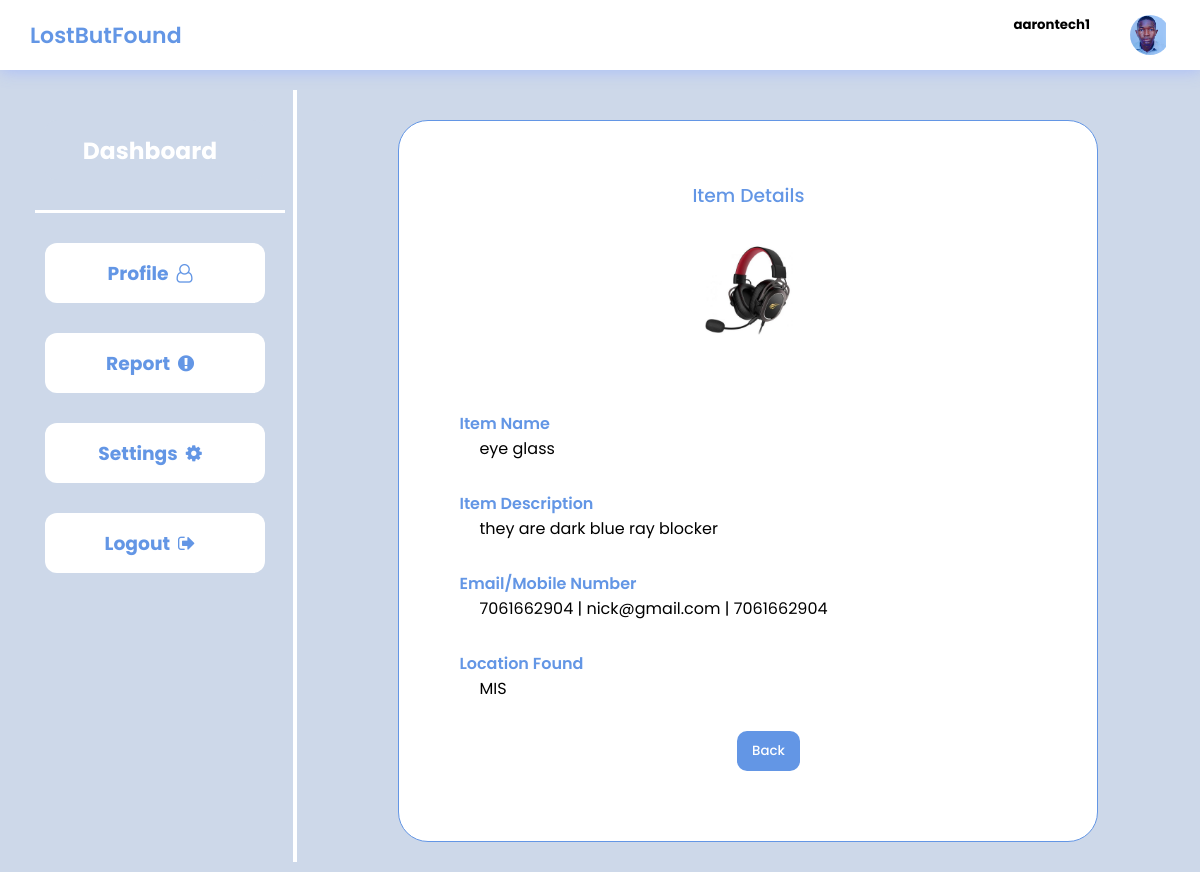
The page /item_detail/5/ (signed in) on the database its author committed.
### LbfApp/models.py (models this page shows, shortened)
class CustomUser(AbstractUser):
    fullname = models.CharField(max_length=200, unique=True)
    email = models.EmailField(unique=True, )
    matric_number = models.CharField(unique=True,max_length=255)
    phone_number = models.IntegerField(null=True, unique=True)
    profile_pic = models.ImageField(default="avatar.png",upload_to = 'img', null = True,)
    GENDER_CHOICES = (
    ('male', 'Male'),
    ('female', 'Female'),
    ('rather_not_say', 'Rather not say'),
    )
    gender = models.CharField(max_length=100,choices=GENDER_CHOICES, default='rather_not_say')
    USERNAME_FIELD = 'email'
    REQUIRED_FIELDS = ['username']

class Item(models.Model):
    user = models.ForeignKey(CustomUser, on_delete=models.CASCADE, related_name='items')
    name = models.CharField(max_length=200)
    location_found = models.CharField(max_length=200 , blank=True)
    description = models.TextField(blank=True)
    contact = models.CharField(max_length=200,null= True)
    image = models.ImageField(upload_to='img', default = '',blank=True)
    STATUS = (
        ('retrieved','Retrieved'),
        ('missing','Missing'),
    )
    status = models.CharField(max_length=100, choices=STATUS, default='missing')
    created = models.DateTimeField(auto_now_add=True)
    updated = models.DateTimeField(auto_now_add=True)

### LbfApp/views.py (the view)
# urls.py: path('item_detail/<int:pk>/', views.item_detail, name='item_detail'),
def  item_detail(request, pk):
    item = Item.objects.get(id = pk)
    context = {'item':item}
    return render(request, 'LbfApp/details.html', context)

### LbfApp/templates/LbfApp/details.html (shortened to what this page needs)
{% load static %}
<!DOCTYPE html>
<html lang="en">
<head>
	<link rel="stylesheet" href="https://cdnjs.cloudflare.com/ajax/libs/font-awesome/5.15.3/css/all.min.css"/>
	<link rel="stylesheet" href="https://cdnjs.cloudflare.com/ajax/libs/font-awesome/4.7.0/css/font-awesome.min.css">
	<link rel="stylesheet" href="{% static '/css/details.css' %}">
</head>
<body>
    <header>
		<div class="logoSec">
			<div class="logo">LostButFound</div>
		</div>
		<div class="message">
			<h5>{{user.username}}</h5>
            <div class="dp">
                {%if user.is_authenticated %}
                <a href="{% url 'profile' %}"><img src= "{{user.profile_pic.url}}" class="dpIcn" alt="dp"></a>
                {% else %}
                <a href="{% url 'profile' %}"><img src= "{% static '/img/dpImage.png' %}" class="dpIcn" alt="dp"></a>
                {% endif %}
            </div>
		</div>
	</header>
	<div class="main-container">
		<div class="navContainer">
			<nav class="nav">
				<div class="nav-upper-options">
                    <a href="{% url 'dashboard' %}" class="option-link">
                        <div class="nav-option option1">
                            <h3>Dashboard</h3>
                        </div>
                    </a>
					<div class="line"></div>
					<a href="{% url 'profile' %}" class="option-link">
                        <div class="nav-option option5">
                            <h3>Profile &nbsp;<i class="fa fa-user-o" aria-hidden="true"></i></h3>
                        </div>
					</a>
					<a href="{% url 'report' %}" class="option-link">
                        <div class="nav-option option3">
                            <h3>Report &nbsp;<i class="fa fa-exclamation-circle" aria-hidden="true"></i></h3>
                        </div>
                    </a>
                    <a href="" class="option-link">
					<div class="nav-option option6">
						<h3>Settings &nbsp;<i class="fa fa-cog" aria-hidden="true"></i></h3>
					</div>
                    </a>
                    {% if user.is_authenticated %}
                    <a href="{% url 'logout' %}"  class="option-link">
					<div class="nav-option logout">
						<h3>Logout &nbsp;<i class="fa fa-sign-out" aria-hidden="true"></i></h3>
					</div>
                    </a>
                    {%else%}
                    <a href="{% url 'login' %}" class="option-link">
                    <div class="nav-option logout">
                        <h3>Login &nbsp;<i class="fa fa-sign-in" aria-hidden="true"></i></h3>
					</div>
                    </a>
                    {% endif %}
				</div>
			</nav>
		</div>
		<div class="main">
			<div class="profile-container">
				<div class="profile-header">
                    <h3>Item Details</h3>
					<img src="{{item.image.url}}" alt="Profile Image">
				</div>
				<div class="profile-body">
					<section action="#">
						<label for="itemName">Item Name</label><br>
						<div id="itemName">{{item.name}}</div>
						<label for="itemDescription">Item Description</label><br>
						<div id="itemDescription">{{item.description}}</div>
						<label for="contactEmail">Email/Mobile Number</label><br>
						<div id="contactEmail">{{item.user.phone_number}} | {{item.user.email}} | {{item.contact}}</div>
						<label for="location">Location Found</label><br>
						<div id="location">{{item.location_found}}</div>
						<div class="button">
							{% if item.user == request.user %}
							<button type="submit" onclick="retrieveConfirmation()">Item Retrieved</button>
							{% else %}
							<a href ="{% url 'dashboard' %}"><button type="submit" href = "{% url 'dashboard' %}">Back</button></a>
							{% endif %}
						</div>
                    </section>
				</div>
			</div>
		</div>
	</div>
</body>
</html>

### LbfApp/static/css/details.css (style rules this page uses)
* { margin: 0; padding: 0; box-sizing: border-box; font-family: "Poppins", sans-serif; }
:root { --background-color1: #fafaff; --background-color2: #ffffff; --background-color3: #ededed; --background-color4: #CDD8E9; --background-color5: #57430E; --background-color6: #6396E5; }
body { background-color: var(--background-color4); max-width: 100%; overflow-x: hidden; }
header { height: 70px; width: 100vw; padding: 0 30px; background-color: var(--background-color2); position: fixed; z-index: 100; box-shadow: 1px 1px 15px rgba(161, 182, 253, 0.825); display: flex; justify-content: space-between; align-items: center; }
.logo { font-size: 22px; font-weight: 600; color: var(--background-color6); }
.logoSec { display: flex; align-items: center; justify-content: center; gap: 60px; }
.message { display: flex; gap: 40px; position: relative; cursor: pointer; }
.dp { height: 40px; width: 40px; border-radius: 50%; align-items: center; justify-content: center; overflow: hidden; }
.main-container { display: flex; width: 100vw; position: relative; top: 70px; z-index: 1; }
.dpIcn { height: 42px; }
.main { height: calc(100vh - 70px); width: 100%; overflow-y:scroll; overflow-x: hidden; padding: 40px 30px 30px 30px; }
.nav { min-height: 91vh; width: 300px; background-color: var(--background-color4); position: absolute; top: 0px; left: 00; box-shadow: 1px 1px 10px var(--background-color3); display: flex; flex-direction: column; justify-content: space-between; text-align: center; overflow: hidden; padding: 30px 0 20px 10px; z-index: 98; }
.navContainer { top: 20px; height: calc(100vh - 100px); border-right: 4px solid #fff; width: 400px; position: relative; overflow-y: hidden; overflow-x: hidden; transition: all 0.5s ease-in-out; }
.nav-option { width: 220px; height: 60px; display: flex; text-align: center; align-items: center; justify-content: center; padding: 0 30px 0 20px; gap: 20px; transition: all 0.1s ease-in-out; background-color: #fff; color: var(--background-color6); border-radius: 12px; }
.option-link { text-decoration: none; color: var(--background-color4); }
.nav-upper-options { display: flex; flex-direction: column; align-items: center; gap: 30px; }
.option1 { color: var(--background-color2); background-color: var(--background-color4); cursor: pointer; font-size: 20px; }
.line { height: 3px; background-color: #fff; margin: 0 auto; margin-left: 25px; width: 250px; }
.profile-container { min-height: 300px; max-width: 700px; margin: 10px auto 0px auto; background-color: #ffffff; border-radius: 30px; border: 1px solid var(--background-color6); padding: 0px 20px 20px 20px; }
.profile-header { height: 80px; width: 100%; align-items: center; text-align: center; justify-content: center; margin-top: 40px; }
.profile-header img { width: 120px; }
.profile-header h3 { color: var(--background-color6); font-weight: 500; padding-top: 20px; padding-bottom: 20px; }
.profile-body { max-width: 700px; overflow-x: auto; padding: 20px; margin-top: 150px; }
.profile-body label { padding-left: 20px; font-size: 16px; color: var(--background-color6); font-weight: 600; }
.profile-body div { padding-left: 40px; padding-bottom: 30px; }
.button { text-align: center; }
.button button { padding: 10px 15px; outline: none; background-color: var(--background-color6); color: var(--background-color2); border-radius: 10px; border: none; cursor: pointer; transition: .3s; font-weight: 500; }

### rows shown on the page
CustomUser: username "aarontech1", profile_pic (picture)
Item: image (picture), name "eye glass", description "they are dark blue ray blocker", user.phone_number "7061662904", user.email "nick@gmail.com", contact "7061662904", location_found "MIS"
